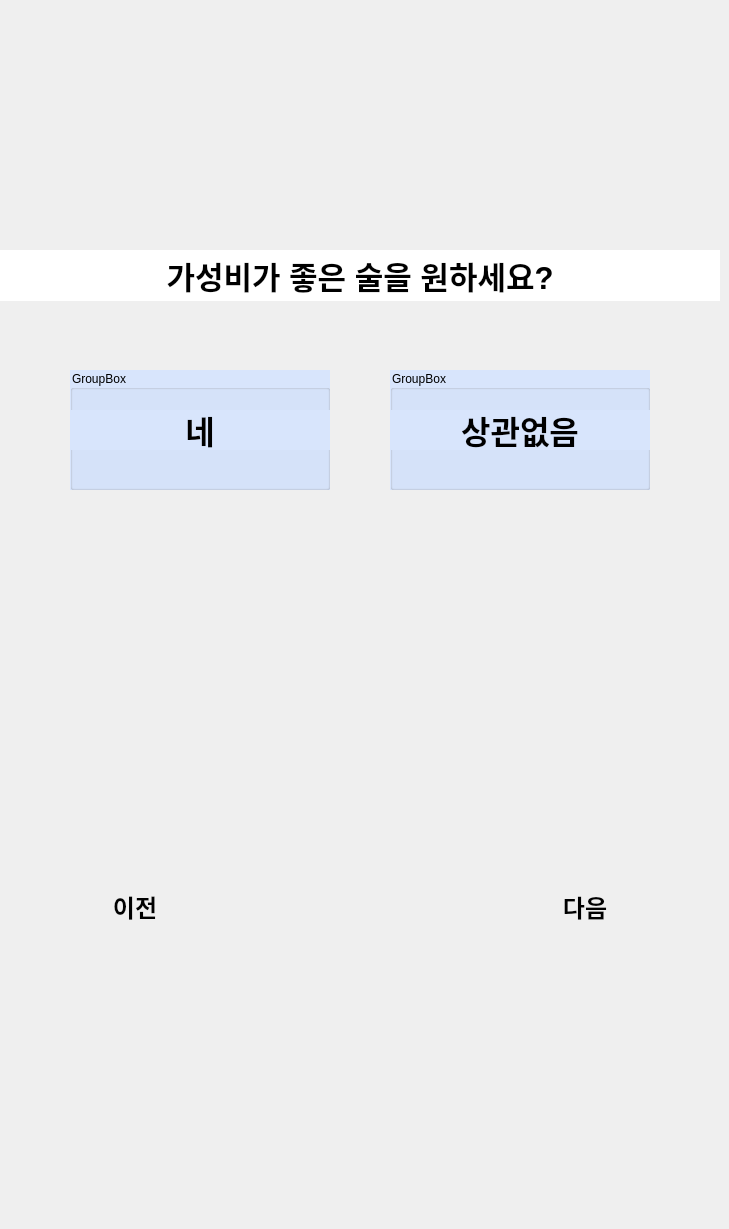
   <widget class="QWidget" name="page_11">
    <widget class="QLabel" name="p11_background_image_label">
     <property name="geometry">
      <rect>
       <x>0</x>
       <y>0</y>
       <width>720</width>
       <height>1220</height>
      </rect>
     </property>
     <property name="styleSheet">
      <string notr="true"/>
     </property>
     <property name="text">
      <string/>
     </property>
     <property name="pixmap">
      <pixmap>source/background_720.png</pixmap>
     </property>
    </widget>
    <widget class="QLabel" name="p11_home_image_label">
     <property name="geometry">
      <rect>
       <x>10</x>
       <y>10</y>
       <width>50</width>
       <height>50</height>
      </rect>
     </property>
     <property name="text">
      <string/>
     </property>
     <property name="pixmap">
      <pixmap>source/home_50.png</pixmap>
     </property>
    </widget>
    <widget class="QPushButton" name="p11_home_button">
     <property name="geometry">
      <rect>
       <x>10</x>
       <y>10</y>
       <width>50</width>
       <height>50</height>
      </rect>
     </property>
     <property name="text">
      <string/>
     </property>
     <property name="flat">
      <bool>true</bool>
     </property>
    </widget>
    <widget class="QLabel" name="p11_next_page_image_label">
     <property name="geometry">
      <rect>
       <x>440</x>
       <y>780</y>
       <width>280</width>
       <height>256</height>
      </rect>
     </property>
     <property name="text">
      <string/>
     </property>
     <property name="pixmap">
      <pixmap>source/button.png</pixmap>
     </property>
    </widget>
    <widget class="QPushButton" name="p11_next_page_button">
     <property name="geometry">
      <rect>
       <x>500</x>
       <y>840</y>
       <width>170</width>
       <height>160</height>
      </rect>
     </property>
     <property name="font">
      <font>
       <pointsize>18</pointsize>
       <bold>true</bold>
      </font>
     </property>
     <property name="text">
      <string>다음
</string>
     </property>
     <property name="flat">
      <bool>true</bool>
     </property>
    </widget>
    <widget class="QLabel" name="p11_past_page_image_label">
     <property name="geometry">
      <rect>
       <x>0</x>
       <y>780</y>
       <width>280</width>
       <height>256</height>
      </rect>
     </property>
     <property name="text">
      <string/>
     </property>
     <property name="pixmap">
      <pixmap>source/button_back.png</pixmap>
     </property>
    </widget>
    <widget class="QPushButton" name="p11_past_page_button">
     <property name="geometry">
      <rect>
       <x>50</x>
       <y>840</y>
       <width>170</width>
       <height>160</height>
      </rect>
     </property>
     <property name="font">
      <font>
       <pointsize>18</pointsize>
       <bold>true</bold>
      </font>
     </property>
     <property name="text">
      <string>이전
</string>
     </property>
     <property name="flat">
      <bool>true</bool>
     </property>
    </widget>
    <widget class="QLabel" name="p11_question_label">
     <property name="geometry">
      <rect>
       <x>0</x>
       <y>250</y>
       <width>720</width>
       <height>51</height>
      </rect>
     </property>
     <property name="font">
      <font>
       <pointsize>23</pointsize>
       <bold>true</bold>
      </font>
     </property>
     <property name="styleSheet">
      <string notr="true">background-color: rgb(255, 255, 255);</string>
     </property>
     <property name="text">
      <string>가성비가 좋은 술을 원하세요?</string>
     </property>
     <property name="alignment">
      <set>Qt::AlignCenter</set>
     </property>
    </widget>
    <widget class="QGroupBox" name="p11_option1_groupBox">
     <property name="geometry">
      <rect>
       <x>70</x>
       <y>370</y>
       <width>260</width>
       <height>120</height>
      </rect>
     </property>
     <property name="styleSheet">
      <string notr="true">background-color: rgb(216, 229, 252);</string>
     </property>
     <property name="title">
      <string>GroupBox</string>
     </property>
     <widget class="QPushButton" name="p11_option1_pushButton">
      <property name="enabled">
       <bool>true</bool>
      </property>
      <property name="geometry">
       <rect>
        <x>0</x>
        <y>0</y>
        <width>260</width>
        <height>120</height>
       </rect>
      </property>
      <property name="focusPolicy">
       <enum>Qt::StrongFocus</enum>
      </property>
      <property name="contextMenuPolicy">
       <enum>Qt::DefaultContextMenu</enum>
      </property>
      <property name="styleSheet">
       <string notr="true"/>
      </property>
      <property name="text">
       <string/>
      </property>
      <property name="autoRepeat">
       <bool>false</bool>
      </property>
      <property name="autoExclusive">
       <bool>false</bool>
      </property>
      <property name="autoDefault">
       <bool>false</bool>
      </property>
      <property name="default">
       <bool>false</bool>
      </property>
      <property name="flat">
       <bool>true</bool>
      </property>
     </widget>
     <widget class="QLabel" name="p11_option1_label">
      <property name="geometry">
       <rect>
        <x>0</x>
        <y>40</y>
        <width>260</width>
        <height>40</height>
       </rect>
      </property>
      <property name="font">
       <font>
        <pointsize>24</pointsize>
        <bold>true</bold>
       </font>
      </property>
      <property name="text">
       <string>네</string>
      </property>
      <property name="alignment">
       <set>Qt::AlignCenter</set>
      </property>
     </widget>
     <zorder>p11_option1_label</zorder>
     <zorder>p11_option1_pushButton</zorder>
    </widget>
    <widget class="QGroupBox" name="p11_option2_groupBox">
     <property name="geometry">
      <rect>
       <x>390</x>
       <y>370</y>
       <width>260</width>
       <height>120</height>
      </rect>
     </property>
     <property name="styleSheet">
      <string notr="true">background-color: rgb(216, 229, 252);</string>
     </property>
     <property name="title">
      <string>GroupBox</string>
     </property>
     <widget class="QPushButton" name="p11_option2_pushButton">
      <property name="enabled">
       <bool>true</bool>
      </property>
      <property name="geometry">
       <rect>
        <x>0</x>
        <y>0</y>
        <width>260</width>
        <height>120</height>
       </rect>
      </property>
      <property name="focusPolicy">
       <enum>Qt::StrongFocus</enum>
      </property>
      <property name="contextMenuPolicy">
       <enum>Qt::DefaultContextMenu</enum>
      </property>
      <property name="styleSheet">
       <string notr="true"/>
      </property>
      <property name="text">
       <string/>
      </property>
      <property name="autoRepeat">
       <bool>false</bool>
      </property>
      <property name="autoExclusive">
       <bool>false</bool>
      </property>
      <property name="autoDefault">
       <bool>false</bool>
      </property>
      <property name="default">
       <bool>false</bool>
      </property>
      <property name="flat">
       <bool>true</bool>
      </property>
     </widget>
     <widget class="QLabel" name="p11_option2_label">
      <property name="geometry">
       <rect>
        <x>0</x>
        <y>40</y>
        <width>260</width>
        <height>40</height>
       </rect>
      </property>
      <property name="font">
       <font>
        <pointsize>24</pointsize>
        <bold>true</bold>
       </font>
      </property>
      <property name="text">
       <string>상관없음</string>
      </property>
      <property name="alignment">
       <set>Qt::AlignCenter</set>
      </property>
     </widget>
     <zorder>p11_option2_label</zorder>
     <zorder>p11_option2_pushButton</zorder>
    </widget>
   </widget>
